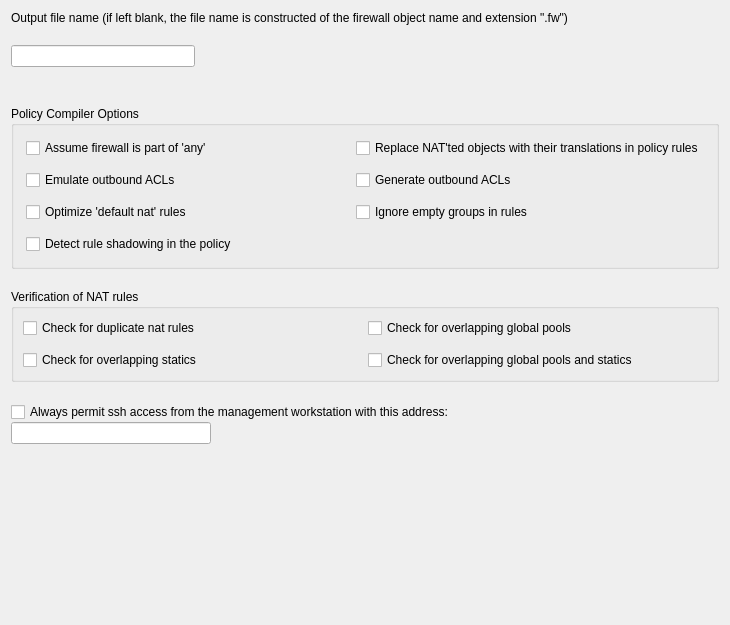
     <widget class="QWidget" name="TabPage1">
      <attribute name="title">
       <string>Compiler</string>
      </attribute>
      <layout class="QGridLayout" name="gridLayout_18">
       <property name="verticalSpacing">
        <number>20</number>
       </property>
       <item row="0" column="0" colspan="2">
        <widget class="QLabel" name="textLabel1_5">
         <property name="sizePolicy">
          <sizepolicy hsizetype="Expanding" vsizetype="Preferred">
           <horstretch>0</horstretch>
           <verstretch>0</verstretch>
          </sizepolicy>
         </property>
         <property name="text">
          <string>Output file name (if left blank, the file name is constructed of the firewall object name and extension &quot;.fw&quot;)</string>
         </property>
         <property name="alignment">
          <set>Qt::AlignVCenter</set>
         </property>
         <property name="wordWrap">
          <bool>true</bool>
         </property>
        </widget>
       </item>
       <item row="1" column="0">
        <widget class="QLineEdit" name="outputFileName">
         <property name="maximumSize">
          <size>
           <width>32767</width>
           <height>22</height>
          </size>
         </property>
        </widget>
       </item>
       <item row="1" column="1">
        <spacer name="horizontalSpacer_9">
         <property name="orientation">
          <enum>Qt::Horizontal</enum>
         </property>
         <property name="sizeHint" stdset="0">
          <size>
           <width>518</width>
           <height>20</height>
          </size>
         </property>
        </spacer>
       </item>
       <item row="2" column="1">
        <spacer name="verticalSpacer_2">
         <property name="orientation">
          <enum>Qt::Vertical</enum>
         </property>
         <property name="sizeHint" stdset="0">
          <size>
           <width>20</width>
           <height>19</height>
          </size>
         </property>
        </spacer>
       </item>
       <item row="4" column="0" colspan="2">
        <widget class="QGroupBox" name="frame153">
         <property name="sizePolicy">
          <sizepolicy hsizetype="Expanding" vsizetype="Preferred">
           <horstretch>0</horstretch>
           <verstretch>0</verstretch>
          </sizepolicy>
         </property>
         <property name="maximumSize">
          <size>
           <width>16777215</width>
           <height>16777215</height>
          </size>
         </property>
         <property name="title">
          <string>Verification of NAT rules</string>
         </property>
         <layout class="QGridLayout" name="gridLayout_17">
          <property name="verticalSpacing">
           <number>12</number>
          </property>
          <item row="0" column="0">
           <widget class="QCheckBox" name="pix_check_duplicate_nat">
            <property name="text">
             <string>Check for duplicate nat rules</string>
            </property>
           </widget>
          </item>
          <item row="2" column="0">
           <widget class="QCheckBox" name="pix_check_overlapping_statics">
            <property name="text">
             <string>Check for overlapping statics</string>
            </property>
           </widget>
          </item>
          <item row="0" column="1">
           <widget class="QCheckBox" name="pix_check_overlapping_global_pools">
            <property name="text">
             <string>Check for overlapping global pools</string>
            </property>
           </widget>
          </item>
          <item row="2" column="1">
           <widget class="QCheckBox" name="pix_check_overlapping_global_statics">
            <property name="sizePolicy">
             <sizepolicy hsizetype="Minimum" vsizetype="Fixed">
              <horstretch>0</horstretch>
              <verstretch>0</verstretch>
             </sizepolicy>
            </property>
            <property name="text">
             <string>Check for overlapping global pools and statics</string>
            </property>
           </widget>
          </item>
         </layout>
        </widget>
       </item>
       <item row="5" column="0" colspan="2">
        <layout class="QGridLayout" name="gridLayout_4">
         <item row="0" column="0" colspan="2">
          <widget class="QCheckBox" name="mgmt_ssh">
           <property name="text">
            <string>Always permit ssh access from the management workstation with this address:</string>
           </property>
          </widget>
         </item>
         <item row="1" column="0">
          <widget class="QLineEdit" name="mgmt_addr">
           <property name="sizePolicy">
            <sizepolicy hsizetype="Expanding" vsizetype="Fixed">
             <horstretch>0</horstretch>
             <verstretch>0</verstretch>
            </sizepolicy>
           </property>
           <property name="minimumSize">
            <size>
             <width>200</width>
             <height>0</height>
            </size>
           </property>
           <property name="maximumSize">
            <size>
             <width>32767</width>
             <height>22</height>
            </size>
           </property>
          </widget>
         </item>
         <item row="1" column="1">
          <spacer name="horizontalSpacer_2">
           <property name="orientation">
            <enum>Qt::Horizontal</enum>
           </property>
           <property name="sizeHint" stdset="0">
            <size>
             <width>508</width>
             <height>20</height>
            </size>
           </property>
          </spacer>
         </item>
        </layout>
       </item>
       <item row="6" column="0">
        <spacer>
         <property name="orientation">
          <enum>Qt::Vertical</enum>
         </property>
         <property name="sizeType">
          <enum>QSizePolicy::Expanding</enum>
         </property>
         <property name="sizeHint" stdset="0">
          <size>
           <width>20</width>
           <height>170</height>
          </size>
         </property>
        </spacer>
       </item>
       <item row="3" column="0" colspan="2">
        <widget class="QGroupBox" name="frame114">
         <property name="sizePolicy">
          <sizepolicy hsizetype="Expanding" vsizetype="Preferred">
           <horstretch>0</horstretch>
           <verstretch>0</verstretch>
          </sizepolicy>
         </property>
         <property name="maximumSize">
          <size>
           <width>16777215</width>
           <height>16777215</height>
          </size>
         </property>
         <property name="title">
          <string>Policy Compiler Options</string>
         </property>
         <layout class="QGridLayout">
          <property name="verticalSpacing">
           <number>12</number>
          </property>
          <property name="margin">
           <number>12</number>
          </property>
          <item row="0" column="0">
           <widget class="QCheckBox" name="pix_assume_fw_part_of_any">
            <property name="toolTip">
             <string>Generate rules assuming the firewall is part of &quot;Any&quot;. This makes a difference in rules that use services 'ssh' and 'telnet' since PIX uses special commands to control ssh and telnet access to the firewall machine</string>
            </property>
            <property name="text">
             <string>Assume firewall is part of 'any'</string>
            </property>
           </widget>
          </item>
          <item row="2" column="0">
           <widget class="QCheckBox" name="pix_emulate_out_acl">
            <property name="toolTip">
             <string>Normally PIX does not support outbound ACL, however policy compiler can emulate them if this option is turned on</string>
            </property>
            <property name="text">
             <string>Emulate outbound ACLs</string>
            </property>
           </widget>
          </item>
          <item row="4" column="0">
           <widget class="QCheckBox" name="pix_optimize_default_nat">
            <property name="toolTip">
             <string>In nat rules where network zone object is used in OSrc, ODst and OSrv are 'any' and TSrc defines a global pool for the translation, replace object in OSrc with 'any' to produce PIX command &quot;nat (interface) N 0.0.0.0 0.0.0.0&quot;</string>
            </property>
            <property name="text">
             <string>Optimize 'default nat' rules</string>
            </property>
           </widget>
          </item>
          <item row="6" column="0">
           <widget class="QCheckBox" name="pix_check_shadowing">
            <property name="toolTip">
             <string>Shadowing happens because a rule is a superset of a subsequent rule and any packets potentially matched by the subsequent rule have already been matched by the prior rule.</string>
            </property>
            <property name="text">
             <string>Detect rule shadowing in the policy</string>
            </property>
           </widget>
          </item>
          <item row="0" column="1">
           <widget class="QCheckBox" name="pix_replace_natted_objects">
            <property name="sizePolicy">
             <sizepolicy hsizetype="Minimum" vsizetype="Fixed">
              <horstretch>0</horstretch>
              <verstretch>0</verstretch>
             </sizepolicy>
            </property>
            <property name="toolTip">
             <string>PIX inspects packets with ACLs before it does NAT, while many other firewalls do NAT first and then apply ACLs. Policy compiler can emulate the latter behaviour if this options is turned on.</string>
            </property>
            <property name="text">
             <string>Replace NAT'ted objects with their translations in policy rules</string>
            </property>
           </widget>
          </item>
          <item row="2" column="1">
           <widget class="QCheckBox" name="pix_generate_out_acl">
            <property name="toolTip">
             <string>Normally PIX does not support ouotbound ACL, however policy compiler can emulate them if this option is turned on</string>
            </property>
            <property name="text">
             <string>Generate outbound ACLs</string>
            </property>
           </widget>
          </item>
          <item row="4" column="1">
           <widget class="QCheckBox" name="pix_ignore_empty_groups">
            <property name="toolTip">
             <string>If the option is deactivated, compiler treats empty groups as an error and aborts processing the policy. If this option is activated, compiler removes all empty groups from all rule elements. If rule element becomes 'any' after the last empty group has been removed, the whole rule will be ignored. Use this option only if you fully understand how it works!</string>
            </property>
            <property name="text">
             <string>Ignore empty groups in rules</string>
            </property>
           </widget>
          </item>
         </layout>
        </widget>
       </item>
      </layout>
     </widget>
